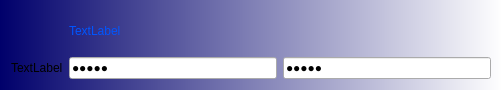
<?xml version="1.0" encoding="UTF-8"?>
<ui version="4.0">
 <class>CridentialWidget</class>
 <widget class="QWidget" name="CridentialWidget">
  <property name="geometry">
   <rect>
    <x>0</x>
    <y>0</y>
    <width>502</width>
    <height>90</height>
   </rect>
  </property>
  <property name="windowTitle">
   <string>Form</string>
  </property>
  <property name="styleSheet">
   <string notr="true">#CridentialWidget {
background-color: qlineargradient(spread:pad, x1:0, y1:0, x2:1, y2:0, stop:0 rgba(0, 0, 107, 255), stop:1 rgba(255, 255, 255, 255))
}
</string>
  </property>
  <layout class="QGridLayout" name="gridLayout">
   <item row="1" column="1">
    <widget class="QLineEdit" name="editLogin">
     <property name="text">
      <string>asdfg</string>
     </property>
     <property name="echoMode">
      <enum>QLineEdit::Password</enum>
     </property>
     <property name="readOnly">
      <bool>true</bool>
     </property>
    </widget>
   </item>
   <item row="1" column="2">
    <widget class="QLineEdit" name="editPassword">
     <property name="text">
      <string>asdfg</string>
     </property>
     <property name="echoMode">
      <enum>QLineEdit::Password</enum>
     </property>
     <property name="readOnly">
      <bool>true</bool>
     </property>
    </widget>
   </item>
   <item row="0" column="1" colspan="2">
    <widget class="QLabel" name="lblSite">
     <property name="styleSheet">
      <string notr="true">color: rgb(0, 85, 255);
font: 700 12pt &quot;Segoe UI&quot;;</string>
     </property>
     <property name="text">
      <string>TextLabel</string>
     </property>
    </widget>
   </item>
   <item row="1" column="0">
    <widget class="QLabel" name="lblSite_2">
     <property name="text">
      <string>TextLabel</string>
     </property>
    </widget>
   </item>
  </layout>
 </widget>
 <resources/>
 <connections/>
</ui>
